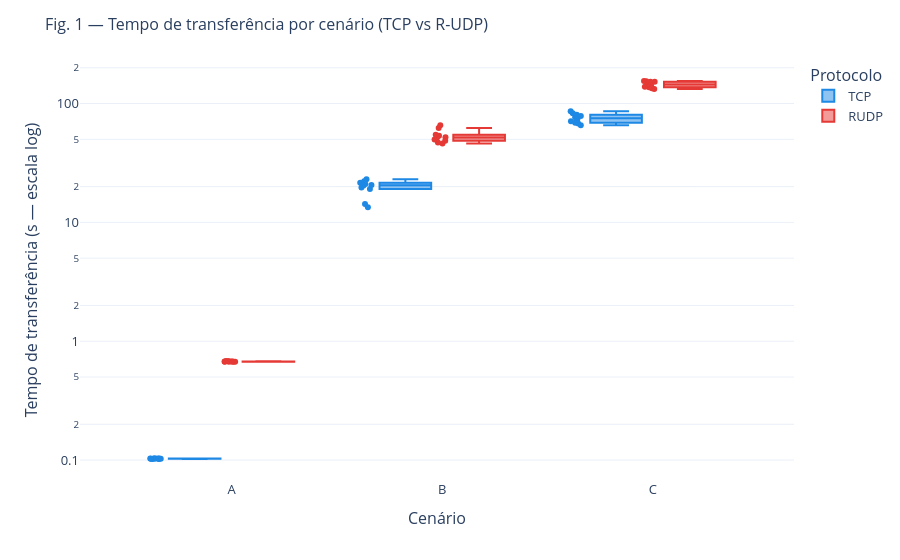

Notebook code for this chart:
### Markdown cell above
## Figura 1 — Tempo de transferência por cenário

Box plot com todos os pontos (escala log). O **cenário A** (0% de perda) isola o
efeito do **atraso**: o tempo reflete o RTT e o tamanho da janela. Nos cenários B/C
a perda passa a dominar, e o R-UDP expõe diretamente o custo das retransmissões,
enquanto o TCP trata a recuperação dentro do kernel.

### Code cell
fig1 = px.box(cli, x='scenario', y='transfer_time_s', color='mode',
              category_orders=SCEN_ORDER, color_discrete_map=COLORS, points='all',
              labels={'transfer_time_s': 'Tempo (s)', 'scenario': 'Cenário', 'mode': 'Protocolo'})
fig1.update_yaxes(type='log', title='Tempo de transferência (s — escala log)')
style(fig1, 'Fig. 1 — Tempo de transferência por cenário (TCP vs R-UDP)')
save_fig(fig1, 'fig1_tempo')
fig1.show()

### Figure 1 — Plotly figure (JSON) as saved in the notebook; plotly's stock layout.template omitted (floating-point values rounded to 4 significant figures)
{"data": [{"alignmentgroup": "True", "boxpoints": "all", "hovertemplate": "Protocolo=TCP<br>Cenário=%{x}<br>Tempo (s)=%{y}<extra></extra>", "legendgroup": "TCP", "marker": {"color": "#1E88E5"}, "name": "TCP", "notched": false, "offsetgroup": "TCP", "orientation": "v", "showlegend": true, "type": "box", "x": ["A", "B", "C", "A", "B", "C", "A", "B", "C", "A", "B", "C", "A", "B", "C", "A", "B", "C", "A", "B", "C", "A", "B", "C", "A", "B", "C", "A", "B", "C"], "x0": " ", "xaxis": "x", "y": [0.1026, 22.23, 71.09, 0.1023, 20.43, 82.82, 0.103, 21.58, 86.1, 0.103, 21.05, 68.79, 0.1029, 19.63, 78.59, 0.1033, 14.26, 80.39, 0.1032, 23.03, 76.5, 0.103, 19.12, 73.83, 0.1021, 13.43, 65.7, 0.1027, 20.68, 67.86], "y0": " ", "yaxis": "y"}, {"alignmentgroup": "True", "boxpoints": "all", "hovertemplate": "Protocolo=RUDP<br>Cenário=%{x}<br>Tempo (s)=%{y}<extra></extra>", "legendgroup": "RUDP", "marker": {"color": "#E53935"}, "name": "RUDP", "notched": false, "offsetgroup": "RUDP", "orientation": "v", "showlegend": true, "type": "box", "x": ["A", "B", "C", "A", "B", "C", "A", "B", "C", "A", "B", "C", "A", "B", "C", "A", "B", "C", "A", "B", "C", "A", "B", "C", "A", "B", "C", "A", "B", "C"], "x0": " ", "xaxis": "x", "y": [0.6743, 65.76, 138.5, 0.6734, 49.91, 152.3, 0.6793, 54.74, 134.7, 0.6753, 51.73, 153.7, 0.682, 47.02, 147.8, 0.6755, 46.0, 154.8, 0.6724, 48.61, 137.3, 0.6735, 62.24, 152.6, 0.6755, 53.62, 132.7, 0.6768, 52.02, 142.0], "y0": " ", "yaxis": "y"}], "layout": {"boxmode": "group", "font": {"size": 13}, "legend": {"title": {"text": "Protocolo"}, "tracegroupgap": 0}, "margin": {"t": 60}, "title": {"font": {"size": 16}, "text": "Fig. 1 — Tempo de transferência por cenário (TCP vs R-UDP)"}, "xaxis": {"anchor": "y", "categoryarray": ["A", "B", "C"], "categoryorder": "array", "domain": [0.0, 1.0], "title": {"text": "Cenário"}}, "yaxis": {"anchor": "x", "domain": [0.0, 1.0], "title": {"text": "Tempo de transferência (s — escala log)"}, "type": "log"}}}
